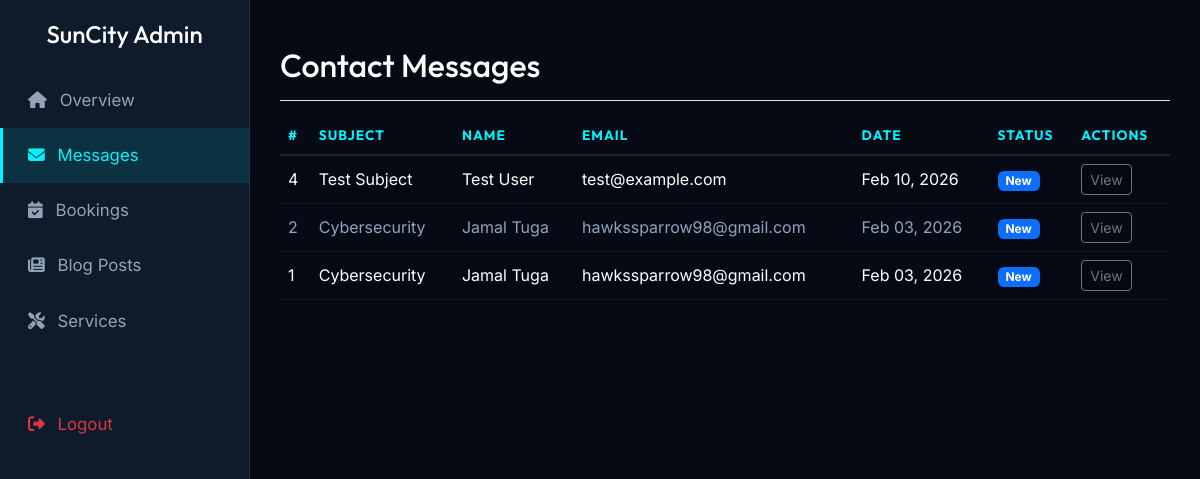
/manage/contacts/ (signed in), run on the app's committed database.
### website/models.py (models this page shows, shortened)
class ContactSubmission(models.Model):
    STATUS_CHOICES = [
        ('new', 'New'),
        ('contacted', 'Contacted'),
        ('in-progress', 'In Progress'),
        ('closed', 'Closed'),
    ]
    full_name = models.CharField(max_length=255)
    email = models.EmailField()
    subject = models.CharField(max_length=255)
    message = models.TextField()
    status = models.CharField(max_length=20, choices=STATUS_CHOICES, default='new')
    created_at = models.DateTimeField(auto_now_add=True)

### dashboard/views.py (the view)
# urls.py: path('contacts/', views.contact_list, name='contact_list'),
@login_required
def contact_list(request):
    if not request.user.is_staff:
        return redirect('home')
    contacts = ContactSubmission.objects.all().order_by('-created_at')
    return render(request, 'dashboard/contact_list.html', {'contacts': contacts})

### templates/dashboard/contact_list.html
{% extends 'dashboard/base_dashboard.html' %}
{% block content %}
<div class="d-flex justify-content-between flex-wrap flex-md-nowrap align-items-center pt-3 pb-2 mb-3 border-bottom">
    <h1 class="h2">Contact Messages</h1>
</div>
<div class="table-responsive">
    <table class="table table-striped table-hover">
        <thead>
            <tr>
                <th>#</th>
                <th>Subject</th>
                <th>Name</th>
                <th>Email</th>
                <th>Date</th>
                <th>Status</th>
                <th>Actions</th>
            </tr>
        </thead>
        <tbody>
            {% for contact in contacts %}
            <tr>
                <td>{{ contact.id }}</td>
                <td>{{ contact.subject }}</td>
                <td>{{ contact.full_name }}</td>
                <td>{{ contact.email }}</td>
                <td>{{ contact.created_at|date:"M d, Y" }}</td>
                <td>
                    <span class="badge bg-{% if contact.status == 'new' %}primary{% elif contact.status == 'closed' %}secondary{% else %}warning{% endif %}">
                        {{ contact.get_status_display }}
                    </span>
                </td>
                <td>
                    <a href="{% url 'contact_detail' contact.id %}" class="btn btn-sm btn-outline-secondary">View</a>
                </td>
            </tr>
            {% empty %}
            <tr>
                <td colspan="7" class="text-center">No messages found.</td>
            </tr>
            {% endfor %}
        </tbody>
    </table>
</div>
{% endblock %}

### templates/dashboard/base_dashboard.html (style rules this page uses)
:root { --primary: #00f2fe; --primary-dark: #4facfe; --accent: #ff0055; --bg-dark: #050a14; --bg-lighter: #0d1b2a; --text-main: #ffffff; --text-muted: #94a3b8; --border-glass: 1px solid rgba(255, 255, 255, 0.1); }
body { font-family: 'Inter', sans-serif; background-color: var(--bg-dark); color: var(--text-main); overflow-x: hidden; }
h1, h2, h3, h4, h5, h6 { font-family: 'Outfit', sans-serif; color: var(--text-main); }
.table { --bs-table-bg: transparent; --bs-table-color: var(--text-main); --bs-table-hover-color: var(--text-main); --bs-table-hover-bg: rgba(255, 255, 255, 0.05); border-color: rgba(255,255,255,0.1); }
.table thead th { border-bottom: 2px solid rgba(255,255,255,0.1); color: var(--primary); font-family: 'Outfit', sans-serif; text-transform: uppercase; font-size: 0.85rem; letter-spacing: 1px; }
.table td { border-bottom: 1px solid rgba(255,255,255,0.05); vertical-align: middle; color: var(--text-muted); }
.table-striped > tbody > tr:nth-of-type(odd) > * { --bs-table-accent-bg: rgba(255, 255, 255, 0.02); color: var(--text-main); }

### data on the page
ContactSubmission: id "4", subject "Test Subject", full_name "Test User", email "test@example.com", created_at "Feb 10, 2026", status "New"
ContactSubmission: id "2", subject "Cybersecurity", full_name "Jamal Tuga", email "hawkssparrow98@gmail.com", created_at "Feb 03, 2026", status "New"
ContactSubmission: id "1", subject "Cybersecurity", full_name "Jamal Tuga", email "hawkssparrow98@gmail.com", created_at "Feb 03, 2026", status "New"
